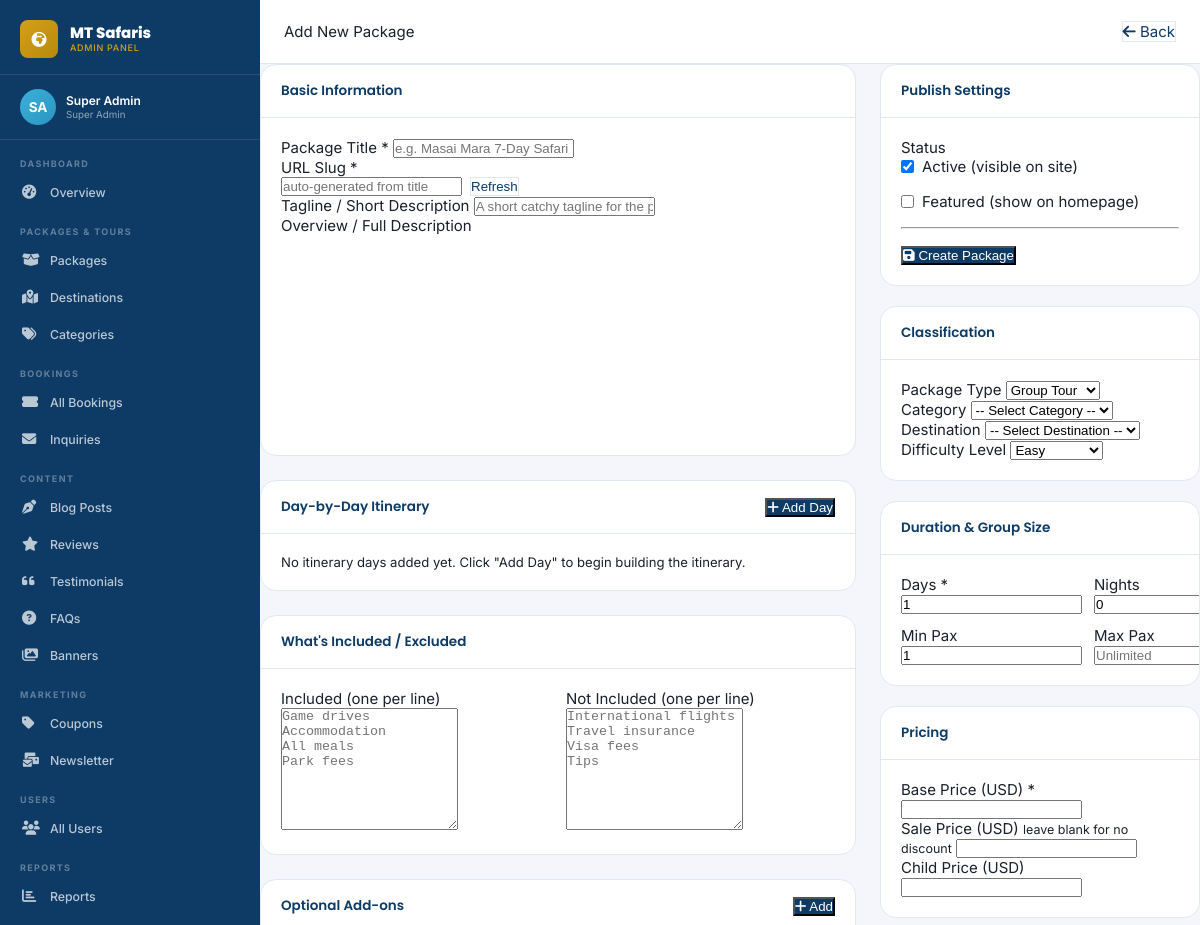
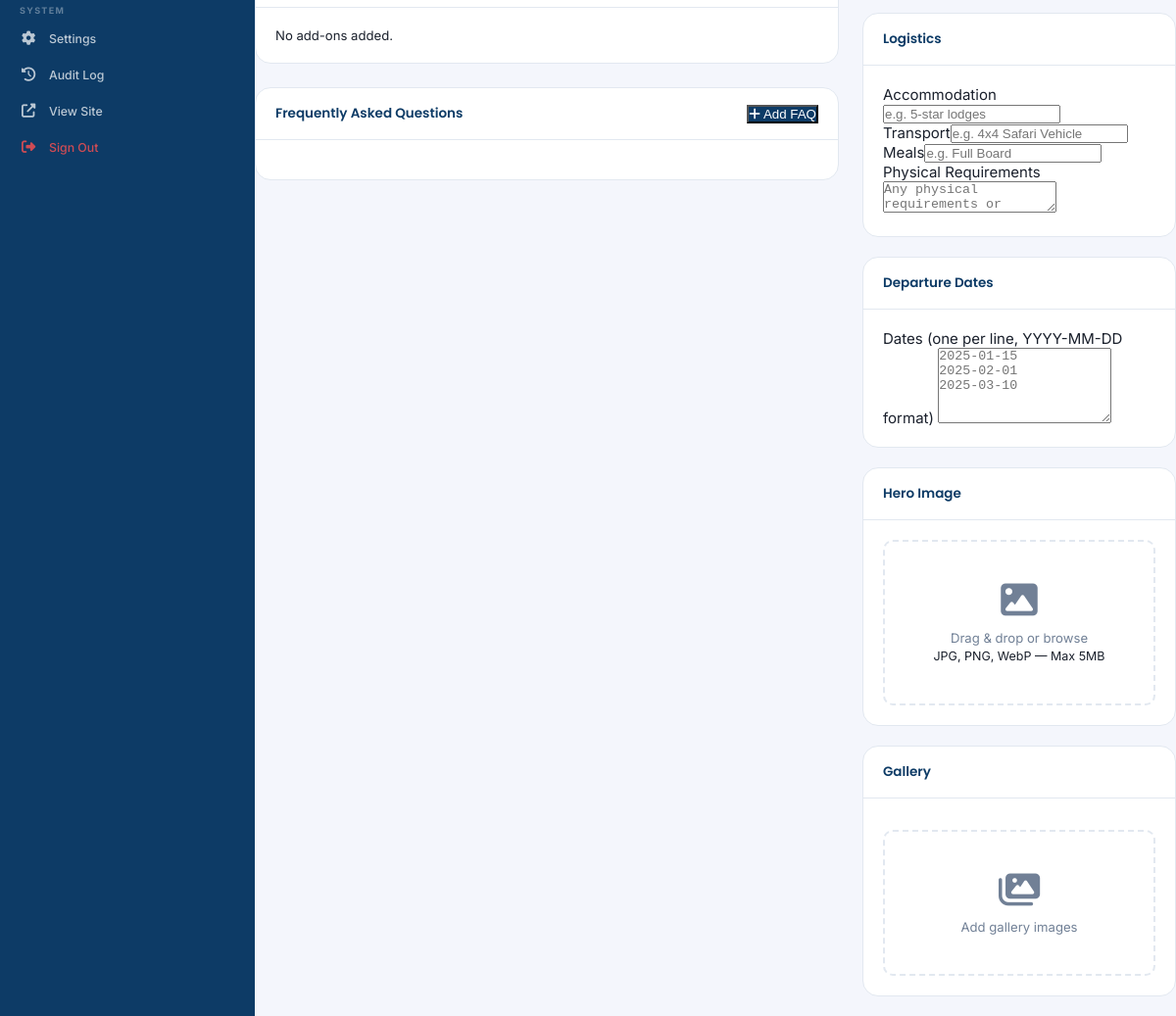
The app's page /admin/package-edit.php (signed in) with its own data (2 pictures, top to bottom).
### tables this page shows
CREATE TABLE `users` (
  `id`              INT UNSIGNED AUTO_INCREMENT PRIMARY KEY,
  `uuid`            CHAR(36) NOT NULL UNIQUE DEFAULT (UUID()),
  `first_name`      VARCHAR(100) NOT NULL,
  `last_name`       VARCHAR(100) NOT NULL,
  `email`           VARCHAR(191) NOT NULL UNIQUE,
  `phone`           VARCHAR(30),
  `password_hash`   VARCHAR(255) NOT NULL,
  `role`            ENUM('super_admin','travel_manager','booking_officer','content_editor','finance','customer_support','customer') NOT NULL DEFAULT 'customer',
  `status`          ENUM('active','inactive','suspended','pending') NOT NULL DEFAULT 'pending',
  `avatar`          VARCHAR(500),
  `email_verified`  TINYINT(1) NOT NULL DEFAULT 0,
  `email_verify_token` VARCHAR(100),
  `two_fa_enabled`  TINYINT(1) NOT NULL DEFAULT 0,
  `two_fa_secret`   VARCHAR(100),
  `remember_token`  VARCHAR(100),
  `last_login_at`   DATETIME,
  `last_login_ip`   VARCHAR(50),
  `created_at`      DATETIME NOT NULL DEFAULT CURRENT_TIMESTAMP,
  `updated_at`      DATETIME NOT NULL DEFAULT CURRENT_TIMESTAMP ON UPDATE CURRENT_TIMESTAMP,
  INDEX `idx_email`  (`email`),
  INDEX `idx_role`   (`role`),
  INDEX `idx_status` (`status`)
);

### admin/package-edit.php (the view, shortened to what the rows shown need)
<?php
require_once dirname(__DIR__) . '/includes/db.php';
require_once dirname(__DIR__) . '/includes/auth.php';
require_once dirname(__DIR__) . '/includes/functions.php';
?>
<!DOCTYPE html>
<html lang="en">
<head>
  <link rel="stylesheet" href="<?= url('assets/css/admin.css') ?>">
  <link rel="stylesheet" href="https://cdnjs.cloudflare.com/ajax/libs/font-awesome/6.5.0/css/all.min.css">
</head>
<body class="admin-body">
<?php include __DIR__ . '/includes/sidebar.php'; ?>
</body>
</html>

### admin/includes/sidebar.php (shortened to what the rows shown need)
<?php $adminUser = currentUser(); ?>
<aside class="admin-sidebar" id="adminSidebar">
  <div class="sidebar-user">
    <div class="sidebar-user-avatar"><?= strtoupper(substr($adminUser['first_name'],0,1).substr($adminUser['last_name'],0,1)) ?></div>
    <div>
      <div class="sidebar-user-name"><?= h($adminUser['first_name'].' '.$adminUser['last_name']) ?></div>
      <div class="sidebar-user-role"><?= h(ROLES[$adminUser['role']]??$adminUser['role']) ?></div>
    </div>
  </div>
</aside>

### records on screen
users: first_name+last_name "SA", first_name+last_name "Super Admin", role "Super Admin"

### other values on screen
form field type "Group Tour"
form field difficulty "Easy"
